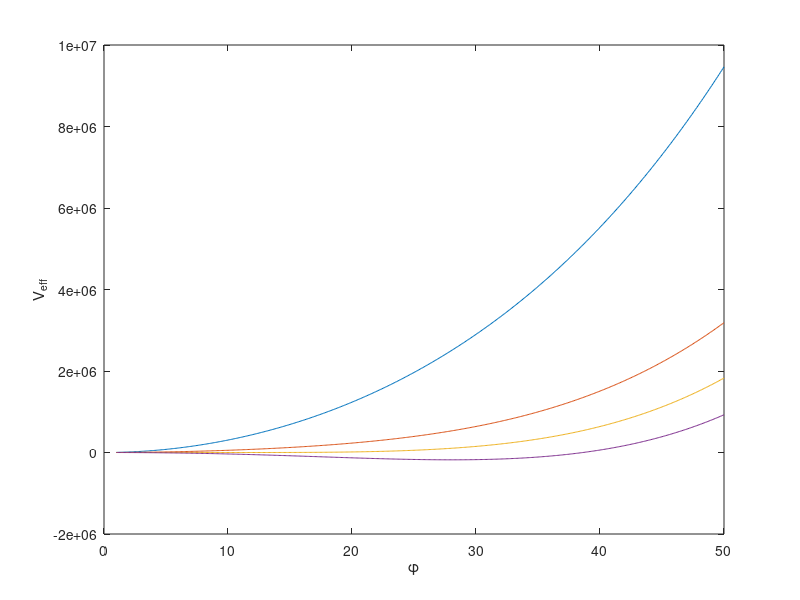

The MATLAB source for this figure:
T = 11.76605407;
T1 = 40/sqrt(33/8 + 3*((3*pi)/2)^(2/3));
a = 33/8 + 3*((3*pi)/2)^(2/3);
b=3;
lambda=2;

x=1:0.1:50;


f1 = 1/2*a*(25^2 - T1^2)*x.^2-1/3*b*T*x.^3+1/4*lambda*x.^4; 
f2 = 1/2*a*(15^2 - T1^2)*x.^2-1/3*b*T*x.^3+1/4*lambda*x.^4; 
f3 = 1/2*a*(11.76605407^2 - T1^2)*x.^2-1/3*b*T*x.^3+1/4*lambda*x.^4;
f4 = 1/2*a*(9^2 - T1^2)*x.^2 - 1/3*b*T*x.^3 + 1/4*lambda*x.^4;

plot(x,f1)
hold on
plot(x,f2)
plot(x,f3)
plot(x,f4)
hold off
xlabel('\phi')
ylabel('V_{eff}')